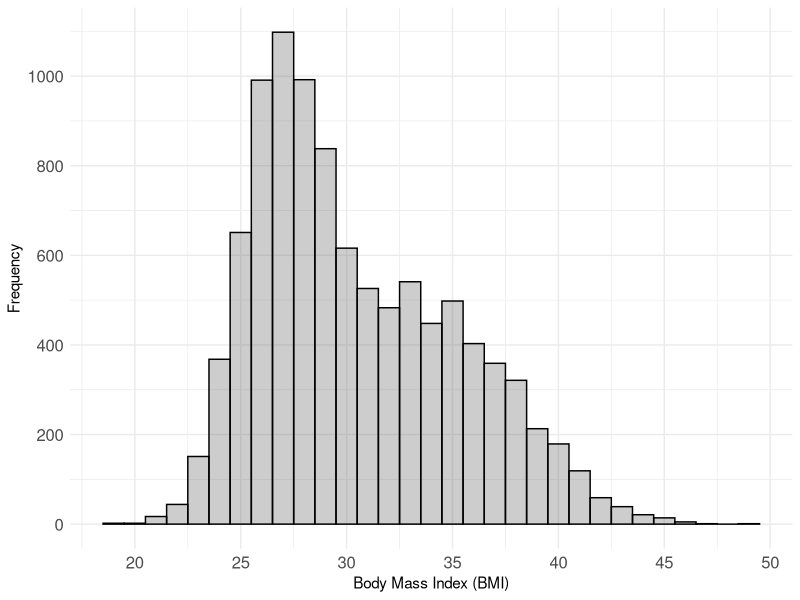
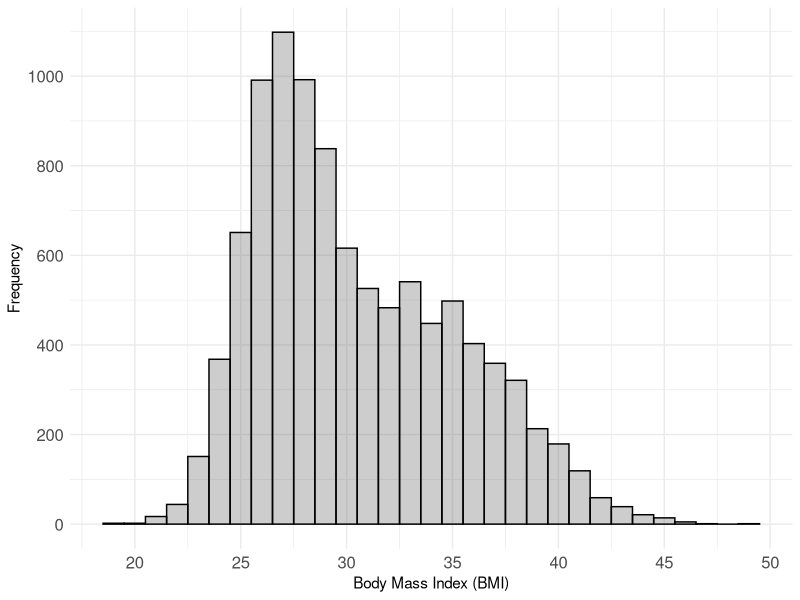
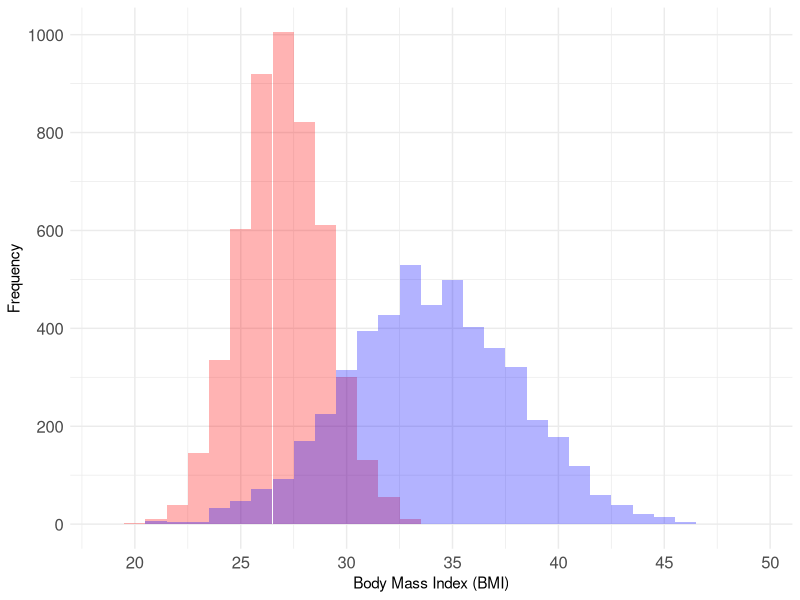
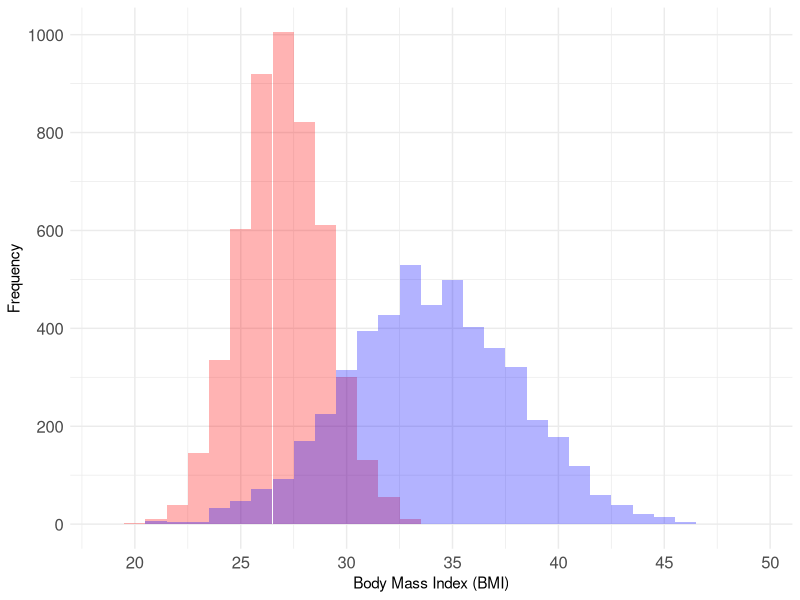

Generate these figures, in order, with R:
#1_motviation_example.R
library(tidyverse)

m1 = 27
s1 = 2
m2 = 34
s2 = 4

n = 10000
eta = 0.3

z = sample(1:2,n,eta)

y.mix = (z==1)*rnorm(n,m1,s1) + (z==2)*rnorm(n,m2,s2)

dat = tibble(z=factor(z),y=y.mix)


#overall distribution, no classification
ggplot(dat, aes(y)) + 
  geom_histogram(binwidth=1,alpha = 0.3,colour='black') + theme_minimal()+
  scale_x_continuous('Body Mass Index (BMI)',breaks=seq(15,50,5))+
  scale_y_continuous('Frequency',breaks=seq(0,1200,200))+theme(axis.text = element_text(size=12))

ggsave("figures/motivation.null.png", width = 20, height = 20, units = "cm")
invisible(dev.off())


#known classification
ggplot(dat, aes(y)) + 
  geom_histogram(data = filter(dat,z=='1'), fill = "red", alpha = 0.3,binwidth=1) + 
  geom_histogram(data = filter(dat,z=='2'), fill = "blue", alpha = 0.3,binwidth=1) +theme_minimal()+
  scale_x_continuous('Body Mass Index (BMI)',breaks=seq(15,50,5))+
  scale_y_continuous('Frequency',breaks=seq(0,1200,200))+theme(axis.text = element_text(size=12))
ggsave("figures/motivation.z.png", width = 20, height = 20, units = "cm")
invisible(dev.off())